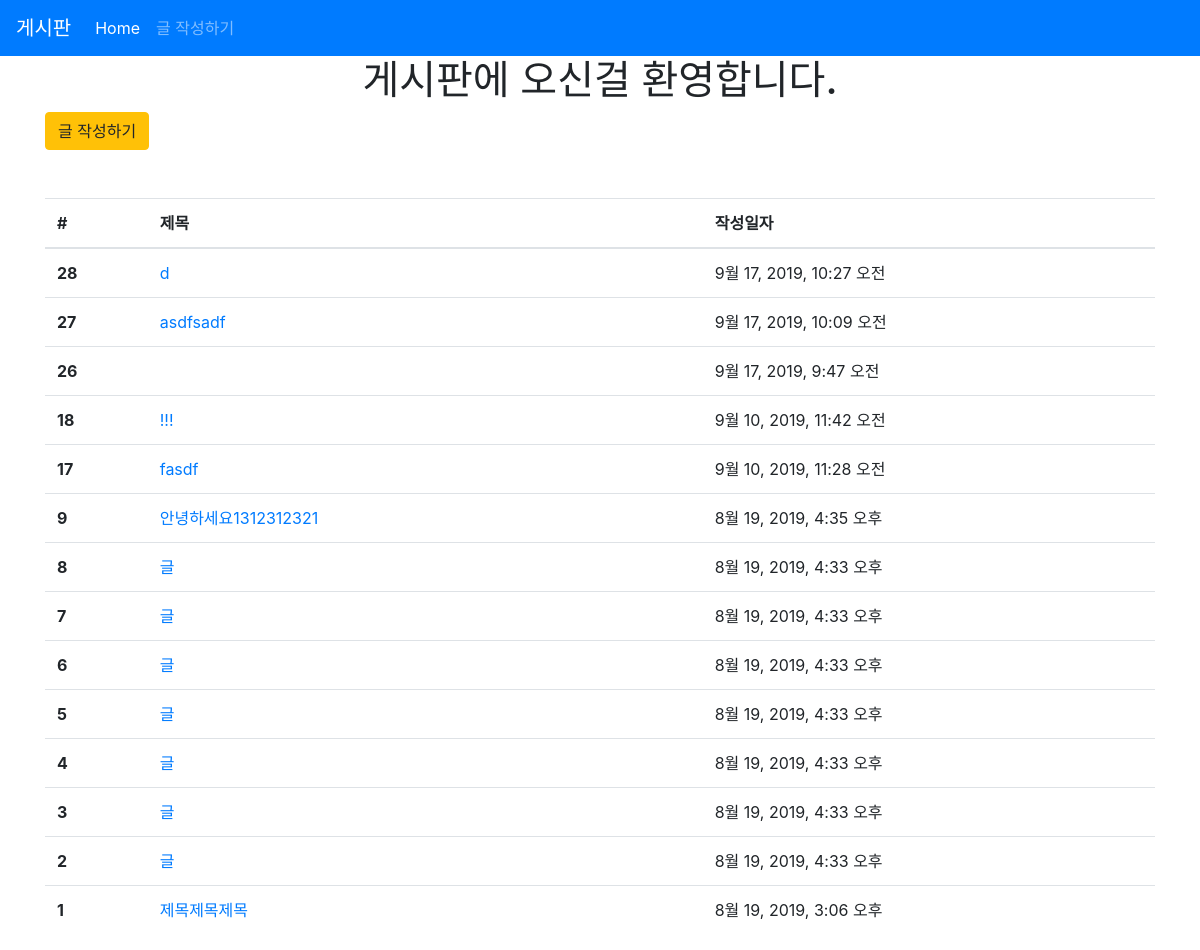
The page /articles/ on the database as committed earlier.
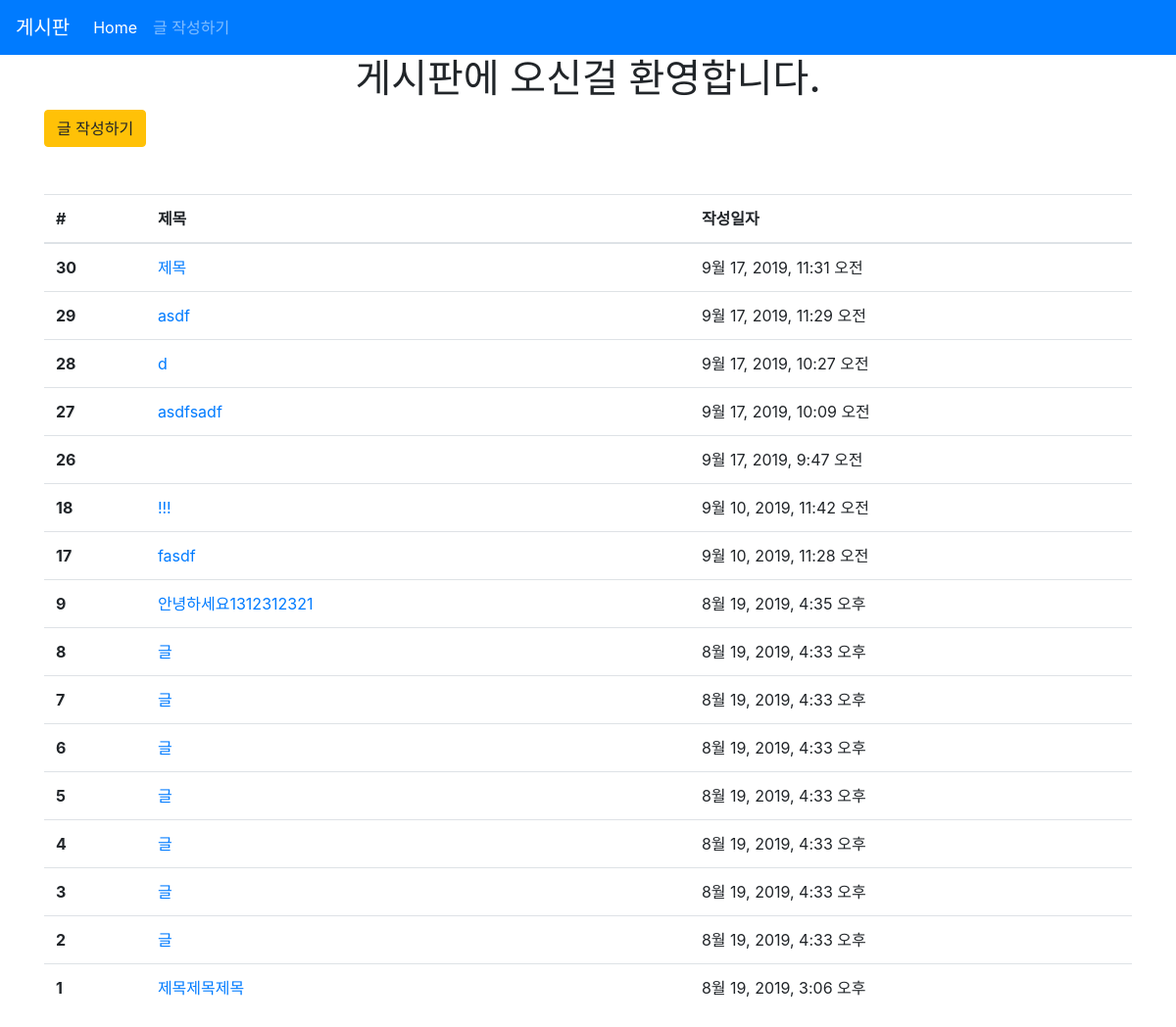
The same page on the database as committed later.
### articles/models.py (models this page shows, shortened)
class Article(models.Model):
    title = models.CharField(max_length=10)
    content = models.TextField()
    created_at = models.DateTimeField(auto_now_add=True)
    updated_at = models.DateTimeField(auto_now=True)

### articles/views.py (the view)
# urls.py: path('', views.index, name='index'),
@require_GET
def index(request):
    articles = Article.objects.order_by('-id')
    context = {
        'articles': articles
    }
    return render(request, 'articles/index.html', context)

### articles/templates/articles/index.html (shortened to what this page needs)
{% extends 'articles/base.html' %}
{% block body %}
  <h1 class="text-center">게시판에 오신걸 환영합니다.</h1>
  <a href="{% url 'articles:create' %}" class="btn btn-warning">글 작성하기</a>
  <table class="table mt-5">
    <thead>
      <tr>
        <th scope="col">#</th>
        <th scope="col">제목</th>
        <th scope="col">작성일자</th>
      </tr>
    </thead>
    <tbody>
      {% for article in articles %}
      <tr>
        <th scope="row">{{ article.id }}</th>
        <td>
          <a href="{% url 'articles:detail' article.pk %}">
              {{ article.title }}
          </a>
        </td>
        <td>{{ article.created_at }}</td>
      </tr>
      {% endfor %}
    </tbody>
  </table>
{% endblock %}

Rows that differ between the two databases and show on the page:
added Article: id "30", title "제목", created_at "9월 17, 2019, 11:31 오전"
added Article: id "29", title "asdf", created_at "9월 17, 2019, 11:29 오전"
